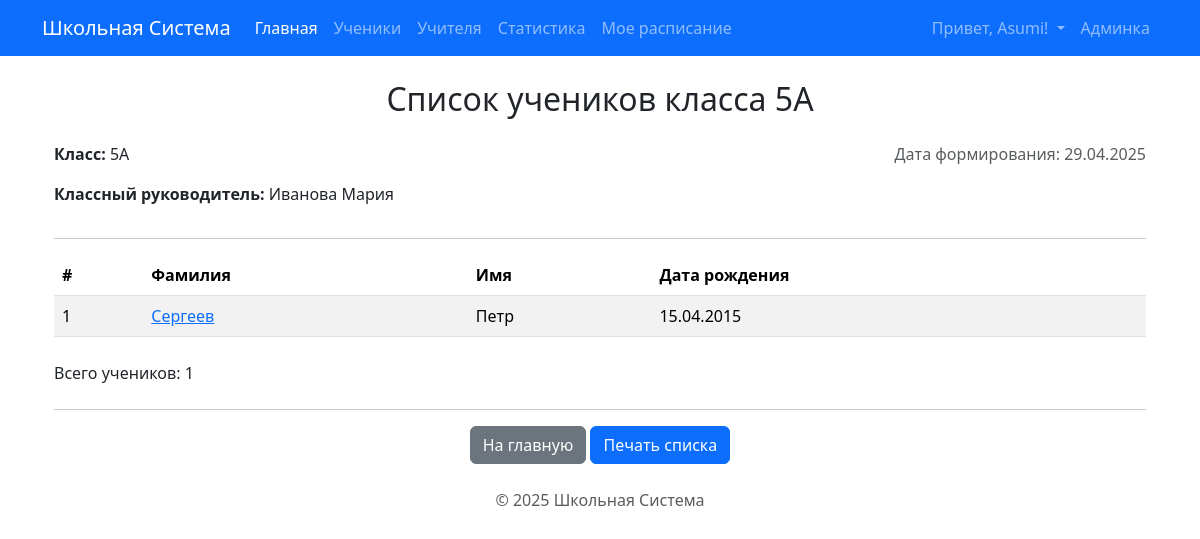
/classes/2/list/ (signed in), run on an earlier commit of the app's database.
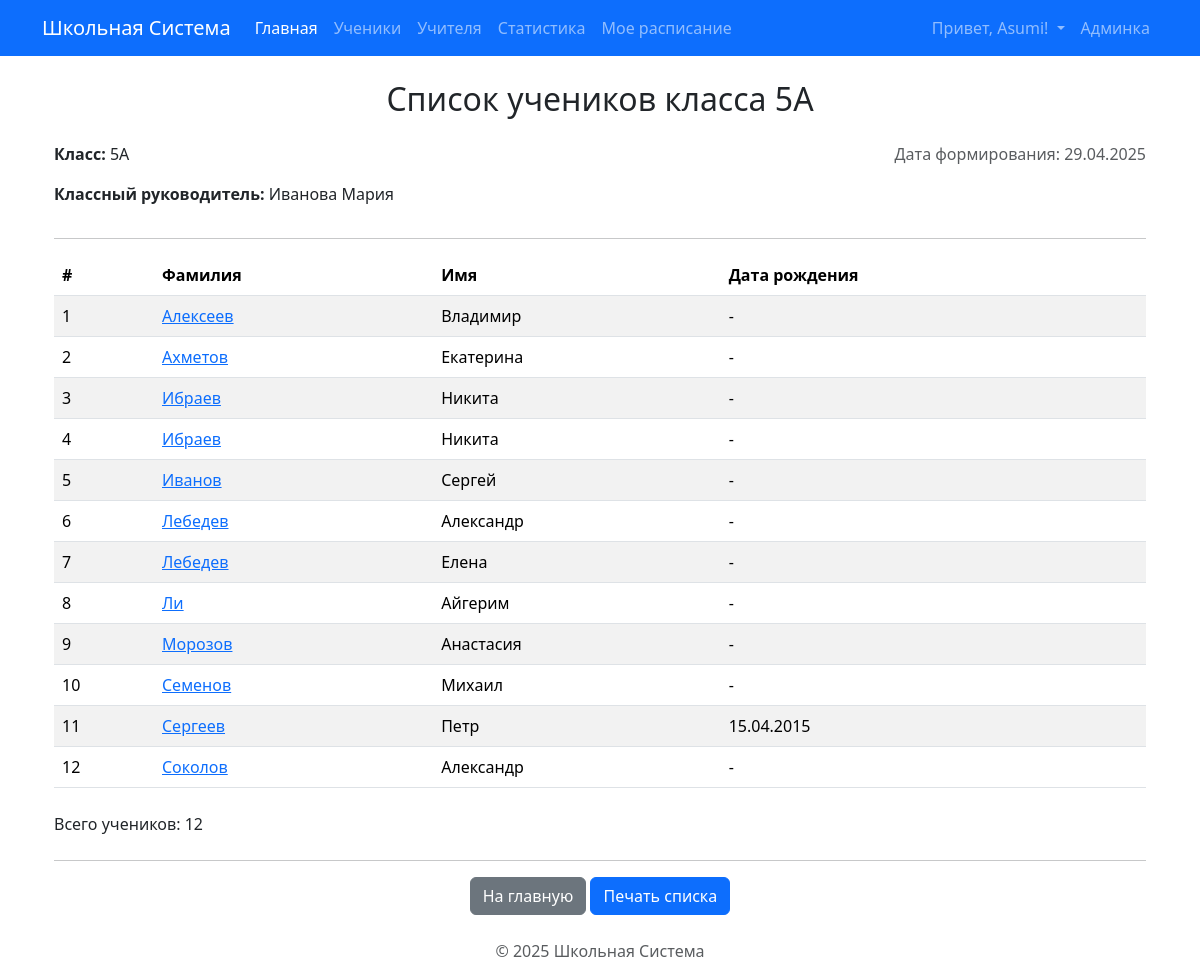
And on a later commit of the database.
### core/models.py (models this page shows, shortened)
class Student(models.Model):
    first_name = models.CharField(max_length=100, verbose_name="Имя")
    last_name = models.CharField(max_length=100, verbose_name="Фамилия")
    date_of_birth = models.DateField(null=True, blank=True, verbose_name="Дата рождения")
    current_class = models.ForeignKey(
        Class,
        on_delete=models.SET_NULL, # Если класс удалят/расформируют, ученик останется без класса
        null=True,
        blank=True, # Ученика можно добавить еще до назначения в класс
        related_name='students',
        verbose_name="Текущий класс"
    )
    parent_full_name = models.CharField(max_length=200, blank=True, verbose_name="ФИО родителя")
    parent_phone_number = models.CharField(max_length=20, blank=True, verbose_name="Телефон родителя")
    parent_email = models.EmailField(max_length=254, blank=True, verbose_name="Email родителя")
    photo = models.ImageField(upload_to='students_photos/', blank=True, null=True, verbose_name="Фото")
    history = HistoricalRecords()
    class Meta:
        verbose_name = "Ученик"
        verbose_name_plural = "Ученики"
        ordering = ['current_class', 'last_name', 'first_name'] # Сортировка по классу, потом по фамилии

### core/views.py (the view)
# urls.py: path('classes/<int:class_id>/list/', views.class_list_report, name='class_list_report'),
@login_required
@user_passes_test(is_staff_or_teacher) # Доступ только для персонала и учителей
def class_list_report(request, class_id):
    class_obj = get_object_or_404(Class, pk=class_id)
    students_in_class = class_obj.students.all().order_by('last_name', 'first_name')
    context = {
        'class_obj': class_obj,
        'students': students_in_class,
        'page_title': f'Список учеников класса {class_obj.name}',
        'current_date': date.today(), # Дата формирования отчета
    }
    return render(request, 'core/class_list_report.html', context)

### core/models.py (called while the page is built)
    def __str__(self):
        return f"{self.last_name} {self.first_name}"

### core/templatetags/schedule_tags.py (called while the page is built)
@register.filter(name='in_group') # <<< Регистрируем новый фильтр
def in_group(user, group_name):
    if not user.is_authenticated:
        return False
    try:
        group = Group.objects.get(name=group_name)
        return group in user.groups.all()
    except Group.DoesNotExist:
        return False

### core/views.py (called while the page is built)
def is_staff_or_teacher(user):
    return user.is_authenticated and (user.is_staff or user.groups.filter(name='Teachers').exists())

### templates/core/class_list_report.html (shortened to what this page needs)
{% extends "base.html" %}
{% block content %}
  <div class="container mt-4 mb-4">
    <h2 class="text-center mb-4">{{ page_title }}</h2>
    <div class="row mb-3">
      <div class="col-md-6">
        <p><strong>Класс:</strong> {{ class_obj.name }}</p>
        {% if class_obj.class_teacher %}
          <p><strong>Классный руководитель:</strong> {{ class_obj.class_teacher }}</p>
        {% endif %}
      </div>
      <div class="col-md-6 text-md-end">
        <p class="text-muted">Дата формирования: {{ current_date|date:"d.m.Y" }}</p>
      </div>
    </div>
    <hr>
    {% if students %}
      <div class="table-responsive">
        <table class="table table-striped table-hover">
          <thead>
            <tr>
              <th scope="col">#</th>
              <th scope="col">Фамилия</th>
              <th scope="col">Имя</th>
              <th scope="col">Дата рождения</th>
            </tr>
          </thead>
          <tbody>
            {% for student in students %}
              <tr>
                <td>{{ forloop.counter }}</td>
                <td>
                   <a href="{% url 'core:student_detail' pk=student.pk %}">{{ student.last_name }}</a>
                </td>
                <td>{{ student.first_name }}</td>
                <td>{{ student.date_of_birth|date:"d.m.Y"|default:"-" }}</td>
              </tr>
            {% endfor %}
          </tbody>
        </table>
      </div>
      <p class="mt-2">Всего учеников: {{ students|length }}</p>
    {% else %}
        <div class="alert alert-info mt-3" role="alert">
            В этом классе пока нет учеников.
        </div>
    {% endif %}
    <hr class="mt-4">
    <div class="mt-3 mb-3 text-center">
       <a href="{% url 'core:index' %}" class="btn btn-secondary">На главную</a>
       <button onclick="window.print();" class="btn btn-primary">Печать списка</button>
    </div>
  </div>
{% endblock %}

What changed in the data, as far as the page shows it:
added Student: last_name "Алексеев", first_name "Владимир", date_of_birth "-"
added Student: last_name "Ахметов", first_name "Екатерина", date_of_birth "-"
added Student: last_name "Ибраев", first_name "Никита", date_of_birth "-"
added Student: last_name "Ибраев", first_name "Никита", date_of_birth "-"
added Student: last_name "Иванов", first_name "Сергей", date_of_birth "-"
added Student: last_name "Лебедев", first_name "Александр", date_of_birth "-"
added Student: last_name "Лебедев", first_name "Елена", date_of_birth "-"
added Student: last_name "Ли", first_name "Айгерим", date_of_birth "-"
added Student: last_name "Морозов", first_name "Анастасия", date_of_birth "-"
added Student: last_name "Семенов", first_name "Михаил", date_of_birth "-"
added Student: last_name "Соколов", first_name "Александр", date_of_birth "-"
Also different on the page:
{{ students|length }}: "1" → "12"
